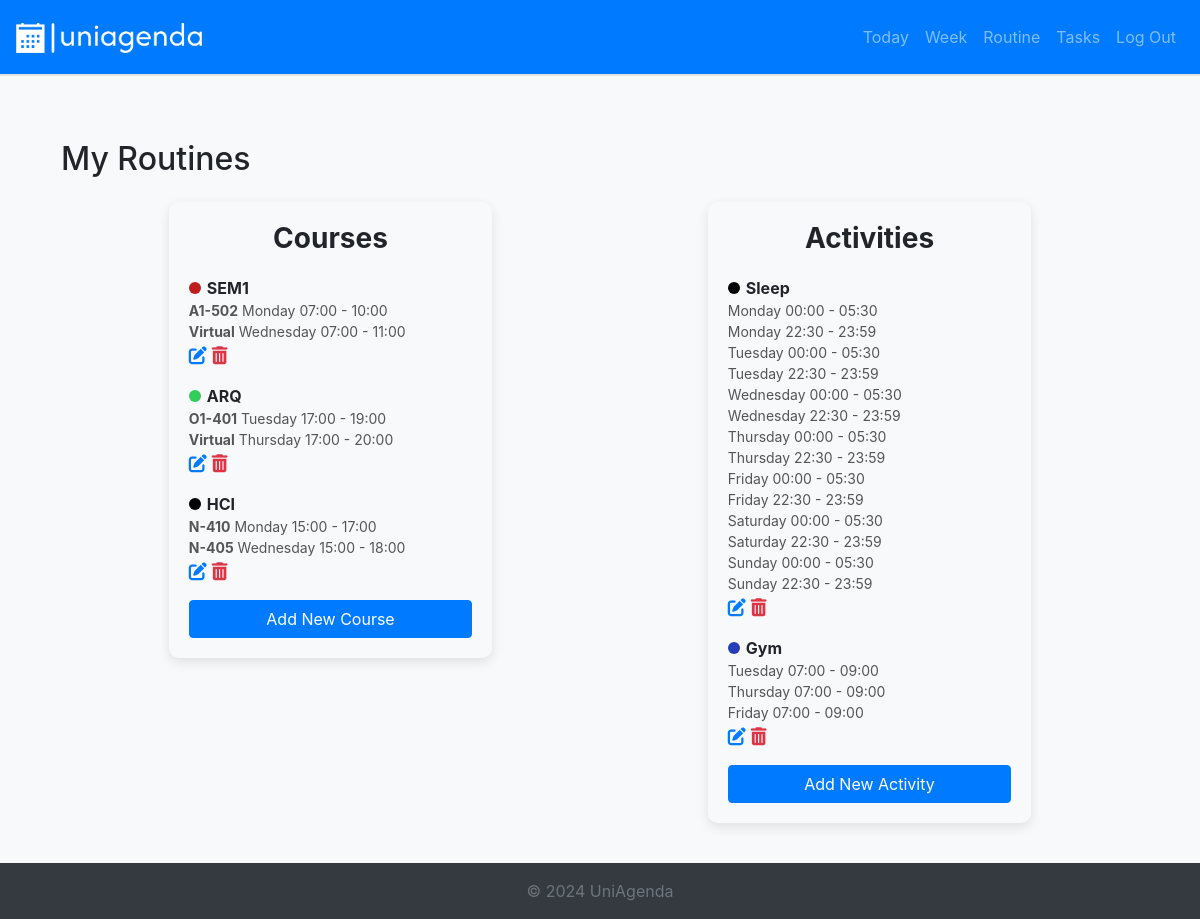
The page /routine (signed in) on the database its author committed.
### schedule/models.py (models this page shows)
class Routine(models.Model):
    user = models.ForeignKey(User, on_delete=models.CASCADE, related_name='routines')
    type = models.CharField(max_length=8, choices=[
        ('Course', 'Course'),
        ('Activity', 'Activity')
    ])
    title = models.CharField(max_length=255)
    color = models.CharField(max_length=7)

class RoutineDay(models.Model):
    routine = models.ForeignKey(Routine, on_delete=models.CASCADE, related_name='days')
    description = models.CharField(max_length=255)
    day_of_week = models.CharField(max_length=9, choices=[
        ('Monday', 'Monday'),
        ('Tuesday', 'Tuesday'),
        ('Wednesday', 'Wednesday'),
        ('Thursday', 'Thursday'),
        ('Friday', 'Friday'),
        ('Saturday', 'Saturday'),
        ('Sunday', 'Sunday')
    ])
    start_time = models.TimeField()
    end_time = models.TimeField()

### schedule/views.py (the view)
# urls.py: path("routine", views.routine, name="routine"),
@login_required
def routine(request):
    course_routines = Routine.objects.filter(user=request.user, type='Course')
    activity_routines = Routine.objects.filter(user=request.user, type='Activity')
    return render(request, 'schedule/routine.html', {
        'course_routines': course_routines,
        'activity_routines': activity_routines,
    })

### schedule/templates/schedule/routine.html (shortened to what this page needs)
{% extends "schedule/layout.html" %}
{% block body %}
<div class="container my-4">
    <h2 class="mb-4">My Routines</h2>
    <div class="routine-container">
        <div class="routine-section">
            <h3 class="section-title">Courses</h3>
            <div class="routine-list">
                {% for routine in course_routines %}
                    <div class="routine-item">
                        <div class="routine-title">
                            <span class="color-circle" style="background-color: {{ routine.color }};"></span>
                            {{ routine.title }}
                        </div>
                        {% for day in routine.days.all %}
                            <div class="routine-time">
                                <strong>{{ day.description }}</strong>
                                {{ day.day_of_week}} {{ day.start_time|date:"H:i"}} - {{ day.end_time|date:"H:i" }}
                            </div>
                        {% endfor %}
                        <a class="boton boton-edit" href="{% url 'routine/edit' routine.id %}">
                            <i class="fas fa-edit"></i>
                        </a>
                        <a class="boton boton-delete" href="{% url 'routine/delete' routine.id %}">
                            <i class="fas fa-trash-alt"></i>
                        </a>
                    </div>
                {% endfor %}
            </div>
            <a class="btn btn-primary btn-block" href="{% url 'routine/add' 'course' %}">Add New Course</a>
        </div>
        <div class="routine-section">
            <h3 class="section-title">Activities</h3>
            <div class="routine-list">
                {% for routine in activity_routines %}
                    <div class="routine-item">
                        <div class="routine-title">
                            <span class="color-circle" style="background-color: {{ routine.color }};"></span>
                            {{ routine.title }}
                        </div>
                        {% for day in routine.days.all %}
                            <div class="routine-time">
                                {{ day.day_of_week}} {{ day.start_time|date:"H:i"}} - {{ day.end_time|date:"H:i" }}
                            </div>
                        {% endfor %}
                        <a class="boton boton-edit" href="{% url 'routine/edit' routine.id %}">
                            <i class="fas fa-edit"></i>
                        </a>
                        <a class="boton boton-delete" href="{% url 'routine/delete' routine.id %}">
                            <i class="fas fa-trash-alt"></i>
                        </a>
                    </div>
                {% endfor %}
            </div>
            <a class="btn btn-primary btn-block" href="{% url 'routine/add' 'activity' %}">Add New Activity</a>
        </div>
    </div>
</div>
{% endblock %}

### schedule/static/schedule/styles.css (style rules this page uses)
html { height: 100%; box-sizing: border-box; }
body { background-color: #f8f9fa; height: 100%; box-sizing: border-box; display: flex; flex-direction: column; }
.routine-container { display: flex; justify-content: space-around; align-items: flex-start; margin-top: 20px; }
.routine-section { width: 30%; background-color: #f8f9fa; border-radius: 10px; padding: 20px; box-shadow: 0 4px 12px rgba(0, 0, 0, 0.1); }
.section-title { text-align: center; font-weight: bold; margin-bottom: 20px; }
.routine-list { margin-bottom: 0px; }
.routine-item { margin-bottom: 15px; }
.routine-title { display: flex; align-items: center; font-size: 16px; font-weight: bold; }
.routine-time { font-size: 14px; color: #555; }
.color-circle { display: inline-block; width: 12px; height: 12px; border-radius: 50%; margin-right: 6px; vertical-align: middle; }
.boton { background-color: transparent; border: none; cursor: pointer; padding: 0; margin: 0; font-size: 18px; }
.boton-edit { color: #007bff; }
.boton-delete { color: #dc3545; }

### rows shown on the page
Routine: title "SEM1"
RoutineDay: description "A1-502", day_of_week "Monday", start_time "07:00", end_time "10:00"
RoutineDay: description "Virtual", day_of_week "Wednesday", start_time "07:00", end_time "11:00"
Routine: title "ARQ"
RoutineDay: description "O1-401", day_of_week "Tuesday", start_time "17:00", end_time "19:00"
RoutineDay: description "Virtual", day_of_week "Thursday", start_time "17:00", end_time "20:00"
Routine: title "HCI"
RoutineDay: description "N-410", day_of_week "Monday", start_time "15:00", end_time "17:00"
RoutineDay: description "N-405", day_of_week "Wednesday", start_time "15:00", end_time "18:00"
Routine: title "Sleep"
RoutineDay: day_of_week "Monday", start_time "00:00", end_time "05:30"
RoutineDay: day_of_week "Monday", start_time "22:30", end_time "23:59"
RoutineDay: day_of_week "Tuesday", start_time "00:00", end_time "05:30"
RoutineDay: day_of_week "Tuesday", start_time "22:30", end_time "23:59"
RoutineDay: day_of_week "Wednesday", start_time "00:00", end_time "05:30"
RoutineDay: day_of_week "Wednesday", start_time "22:30", end_time "23:59"
RoutineDay: day_of_week "Thursday", start_time "00:00", end_time "05:30"
RoutineDay: day_of_week "Thursday", start_time "22:30", end_time "23:59"
RoutineDay: day_of_week "Friday", start_time "00:00", end_time "05:30"
RoutineDay: day_of_week "Friday", start_time "22:30", end_time "23:59"
RoutineDay: day_of_week "Saturday", start_time "00:00", end_time "05:30"
RoutineDay: day_of_week "Saturday", start_time "22:30", end_time "23:59"
RoutineDay: day_of_week "Sunday", start_time "00:00", end_time "05:30"
RoutineDay: day_of_week "Sunday", start_time "22:30", end_time "23:59"
Routine: title "Gym"
RoutineDay: day_of_week "Tuesday", start_time "07:00", end_time "09:00"
RoutineDay: day_of_week "Thursday", start_time "07:00", end_time "09:00"
RoutineDay: day_of_week "Friday", start_time "07:00", end_time "09:00"
